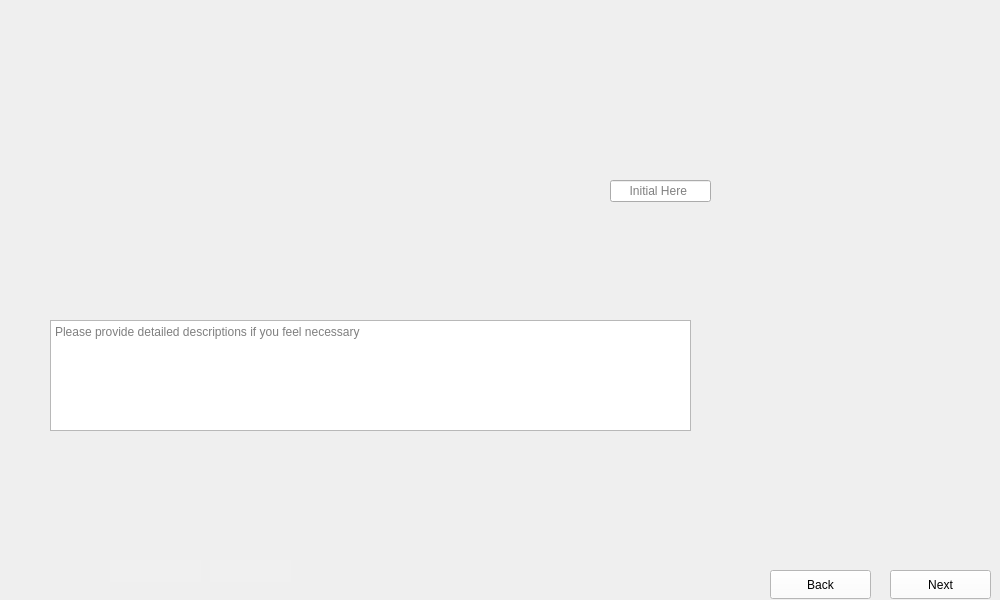
      <widget class="QWidget" name="Dice_Framing_Piezo_3">
       <property name="maximumSize">
        <size>
         <width>1024</width>
         <height>600</height>
        </size>
       </property>
       <property name="styleSheet">
        <string notr="true">border-image: url(:/images/images/Dice_Framing_Piezo_3.png);</string>
       </property>
       <widget class="QTextEdit" name="Dice_Framing_Piezo_3_Comments">
        <property name="geometry">
         <rect>
          <x>50</x>
          <y>320</y>
          <width>641</width>
          <height>111</height>
         </rect>
        </property>
        <property name="styleSheet">
         <string notr="true">border-image:None;</string>
        </property>
        <property name="placeholderText">
         <string>Please provide detailed descriptions if you feel necessary </string>
        </property>
       </widget>
       <widget class="QLineEdit" name="Dice_Framing_Piezo_3_Data">
        <property name="geometry">
         <rect>
          <x>610</x>
          <y>180</y>
          <width>101</width>
          <height>22</height>
         </rect>
        </property>
        <property name="styleSheet">
         <string notr="true">border-image:None;</string>
        </property>
        <property name="placeholderText">
         <string>     Initial Here</string>
        </property>
       </widget>
       <widget class="QPushButton" name="Dice_Framing_Piezo_3_Next">
        <property name="geometry">
         <rect>
          <x>890</x>
          <y>570</y>
          <width>101</width>
          <height>29</height>
         </rect>
        </property>
        <property name="styleSheet">
         <string notr="true">QPushButton{
background-color: rgb(255, 255, 255);
height: 35px;
border-image:None;
}
QPushButton::hover{
background-color: rgb(0, 0, 255);
}
QPushButton:pressed{
padding-top:7px;
padding-top:7px;
}</string>
        </property>
        <property name="text">
         <string>Next</string>
        </property>
       </widget>
       <widget class="QPushButton" name="Dice_Framing_Piezo_3_Back">
        <property name="geometry">
         <rect>
          <x>770</x>
          <y>570</y>
          <width>101</width>
          <height>29</height>
         </rect>
        </property>
        <property name="styleSheet">
         <string notr="true">QPushButton{
background-color: rgb(255, 255, 255);
height: 35px;
border-image:None;
}
QPushButton::hover{
background-color: rgb(0, 0, 255);
}
QPushButton:pressed{
padding-top:7px;
padding-top:7px;
}</string>
        </property>
        <property name="text">
         <string>Back</string>
        </property>
       </widget>
       <widget class="QLineEdit" name="Dice_Framing_Piezo_3_Initial">
        <property name="geometry">
         <rect>
          <x>210</x>
          <y>560</y>
          <width>81</width>
          <height>22</height>
         </rect>
        </property>
        <property name="styleSheet">
         <string notr="true">QLineEdit{
background-color: rgb(240, 240, 240);
border: none;
border-image:None;
}</string>
        </property>
       </widget>
       <widget class="QLineEdit" name="Dice_Framing_Piezo_3_Dates">
        <property name="geometry">
         <rect>
          <x>110</x>
          <y>560</y>
          <width>91</width>
          <height>22</height>
         </rect>
        </property>
        <property name="styleSheet">
         <string notr="true">QLineEdit{
background-color: rgb(240, 240, 240);
border: none;
border-image:None;
}</string>
        </property>
       </widget>
      </widget>
